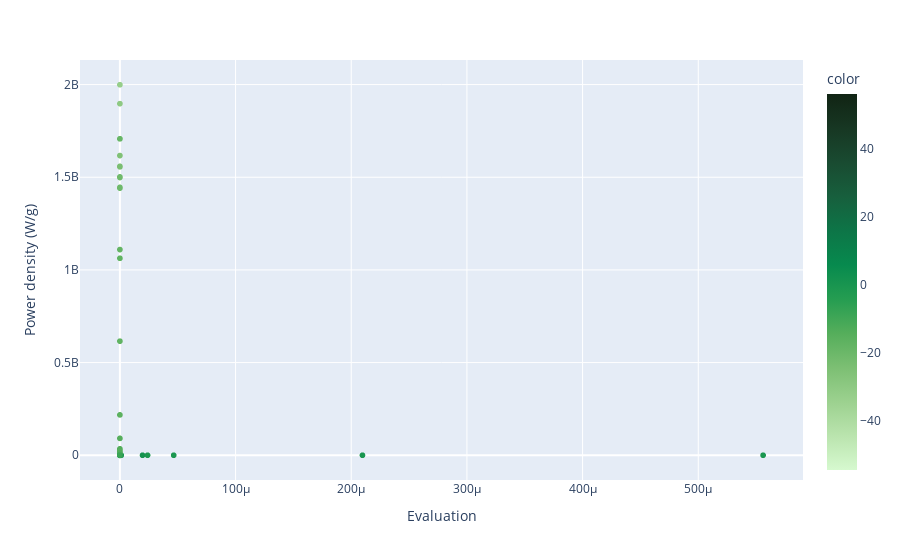

The code cell stored with this chart in its notebook:
### Code cell
px.scatter(power_density_df, x = 'Evaluation', y = 'Power density (W/g)', hover_name = 'Isotope', 
            color = e_t_dict['Half life (log(years))'], color_continuous_scale = 'algae')

### Figure 1 — Plotly figure (JSON) as saved in the notebook; plotly's stock layout.template omitted (floating-point values rounded to 4 significant figures; data arrays with more than 128 entries replaced by an {"elided": "..."} marker saying what was removed)
{"data": [{"hovertemplate": "<b>%{hovertext}</b><br><br>Evaluation=%{x}<br>Power density (W/g)=%{y}<br>color=%{marker.color}<extra></extra>", "hovertext": {"elided": "3558 str values"}, "legendgroup": "", "marker": {"color": {"elided": "3558 float values"}, "coloraxis": "coloraxis", "symbol": "circle"}, "mode": "markers", "name": "", "showlegend": false, "type": "scattergl", "x": {"elided": "3558 float values"}, "xaxis": "x", "y": {"elided": "3558 mixed values"}, "yaxis": "y"}], "layout": {"coloraxis": {"colorbar": {"title": {"text": "color"}}, "colorscale": [[0, "rgb(214, 249, 207)"], [0.09091, "rgb(186, 228, 174)"], [0.1818, "rgb(156, 209, 143)"], [0.2727, "rgb(124, 191, 115)"], [0.3636, "rgb(85, 174, 91)"], [0.4545, "rgb(37, 157, 81)"], [0.5455, "rgb(7, 138, 78)"], [0.6364, "rgb(13, 117, 71)"], [0.7273, "rgb(23, 95, 61)"], [0.8182, "rgb(25, 75, 49)"], [0.9091, "rgb(23, 55, 35)"], [1, "rgb(17, 36, 20)"]]}, "legend": {"tracegroupgap": 0}, "margin": {"t": 60}, "xaxis": {"anchor": "y", "domain": [0, 1], "title": {"text": "Evaluation"}}, "yaxis": {"anchor": "x", "domain": [0, 1], "title": {"text": "Power density (W/g)"}}}}
